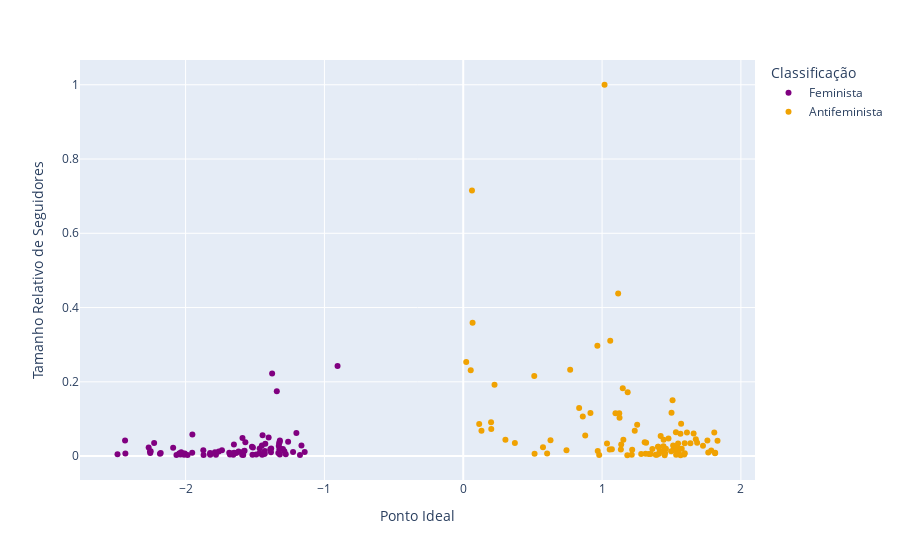

The cell this chart's notebook holds for it:
### Code cell
df['partido'].fillna('', inplace=True)
fig = px.scatter(df, x="ponto_ideal", 
                 y="tam_rel_seguidores", 
                 color="posicao",
                 color_discrete_sequence=['#800080', '#F0A202'],
                 hover_data=['nome', 'partido', 'profissoes'],
                 labels={'tam_rel_seguidores':'Tamanho Relativo de Seguidores', 
                         'ponto_ideal':'Ponto Ideal',
                         'posicao': 'Classificação',
                         'nome': 'Nome',
                         'partido': 'Partido',
                         'profissoes': 'Classificações'})
fig.show()
